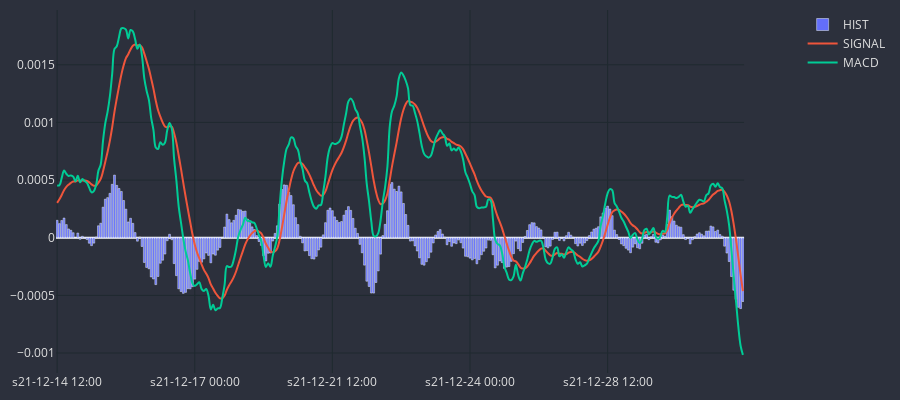

Notebook code cell kept with this figure:
### Code cell
cp = CandlePlot(df_an.iloc[-300:],candles=False)
cp.fig.add_traces(go.Bar(
    x = cp.df_plot.sTime,
    y = cp.df_plot.HIST,
    name = 'HIST'
))
cp.show_plot(line_traces=['SIGNAL','MACD'],sec_traces=[])

### Figure 1 — Plotly figure (JSON) as saved in the notebook; plotly's stock layout.template omitted (floating-point values rounded to 4 significant figures; data arrays with more than 128 entries replaced by an {"elided": "..."} marker saying what was removed)
{"data": [{"name": "HIST", "type": "bar", "x": {"elided": "300 str values"}, "y": {"elided": "300 float values"}}, {"line": {"shape": "spline", "width": 2}, "name": "SIGNAL", "type": "scatter", "x": {"elided": "300 str values"}, "xaxis": "x", "y": {"elided": "300 float values"}, "yaxis": "y"}, {"line": {"shape": "spline", "width": 2}, "name": "MACD", "type": "scatter", "x": {"elided": "300 str values"}, "xaxis": "x", "y": {"elided": "300 float values"}, "yaxis": "y"}], "layout": {"font": {"color": "#e1e1e1"}, "height": 400, "margin": {"b": 10, "l": 10, "r": 10, "t": 10}, "paper_bgcolor": "#2c303c", "plot_bgcolor": "#2c303c", "width": 900, "xaxis": {"anchor": "y", "autorange": true, "domain": [0, 0.94], "gridcolor": "#1f292f", "nticks": 5, "range": [-0.5, 299.5], "rangeslider": {"visible": false, "yaxis": {}}, "type": "category"}, "yaxis": {"anchor": "x", "autorange": true, "domain": [0, 1], "gridcolor": "#1f292f", "range": [-0.001174, 0.001975], "type": "linear"}, "yaxis2": {"anchor": "x", "gridcolor": "#1f292f", "overlaying": "y", "side": "right"}}}
